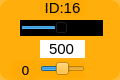
    <widget class="QWidget" name="widget_id1_16" native="true">
     <property name="geometry">
      <rect>
       <x>260</x>
       <y>30</y>
       <width>120</width>
       <height>80</height>
      </rect>
     </property>
     <property name="styleSheet">
      <string notr="true">background-color: rgb(255, 170, 0, 200);
border-radius:10px;</string>
     </property>
     <widget class="QLabel" name="label_ID1_17">
      <property name="geometry">
       <rect>
        <x>40</x>
        <y>0</y>
        <width>45</width>
        <height>16</height>
       </rect>
      </property>
      <property name="minimumSize">
       <size>
        <width>0</width>
        <height>10</height>
       </size>
      </property>
      <property name="font">
       <font>
        <family>Arial</family>
        <pointsize>11</pointsize>
       </font>
      </property>
      <property name="styleSheet">
       <string notr="true">background-color: rgb(255, 255, 255， 0);
border-radius:0px;</string>
      </property>
      <property name="text">
       <string>ID:16</string>
      </property>
      <property name="alignment">
       <set>Qt::AlignCenter</set>
      </property>
     </widget>
     <widget class="QSlider" name="horizontalSlider_pulse_id16">
      <property name="geometry">
       <rect>
        <x>20</x>
        <y>20</y>
        <width>83</width>
        <height>16</height>
       </rect>
      </property>
      <property name="autoFillBackground">
       <bool>false</bool>
      </property>
      <property name="styleSheet">
       <string notr="true">background-color: rgb(0, 0, 0);
border-radius:0px;</string>
      </property>
      <property name="minimum">
       <number>0</number>
      </property>
      <property name="maximum">
       <number>1000</number>
      </property>
      <property name="pageStep">
       <number>1</number>
      </property>
      <property name="value">
       <number>500</number>
      </property>
      <property name="orientation">
       <enum>Qt::Horizontal</enum>
      </property>
     </widget>
     <widget class="QSlider" name="horizontalSlider_dev_id16">
      <property name="geometry">
       <rect>
        <x>40</x>
        <y>60</y>
        <width>45</width>
        <height>18</height>
       </rect>
      </property>
      <property name="styleSheet">
       <string notr="true">background-color: rgb(255, 255, 255， 0);</string>
      </property>
      <property name="minimum">
       <number>-125</number>
      </property>
      <property name="maximum">
       <number>125</number>
      </property>
      <property name="pageStep">
       <number>1</number>
      </property>
      <property name="orientation">
       <enum>Qt::Horizontal</enum>
      </property>
     </widget>
     <widget class="QLabel" name="label_id16">
      <property name="geometry">
       <rect>
        <x>10</x>
        <y>60</y>
        <width>31</width>
        <height>20</height>
       </rect>
      </property>
      <property name="minimumSize">
       <size>
        <width>0</width>
        <height>10</height>
       </size>
      </property>
      <property name="font">
       <font>
        <family>DejaVu Sans</family>
        <pointsize>10</pointsize>
       </font>
      </property>
      <property name="styleSheet">
       <string notr="true">background-color: rgb(255, 255, 255， 0);</string>
      </property>
      <property name="text">
       <string>0</string>
      </property>
      <property name="alignment">
       <set>Qt::AlignCenter</set>
      </property>
     </widget>
     <widget class="QLineEdit" name="lineEdit_id16">
      <property name="geometry">
       <rect>
        <x>40</x>
        <y>40</y>
        <width>45</width>
        <height>18</height>
       </rect>
      </property>
      <property name="sizePolicy">
       <sizepolicy hsizetype="Fixed" vsizetype="Fixed">
        <horstretch>0</horstretch>
        <verstretch>0</verstretch>
       </sizepolicy>
      </property>
      <property name="font">
       <font>
        <family>Arial</family>
        <pointsize>11</pointsize>
       </font>
      </property>
      <property name="autoFillBackground">
       <bool>false</bool>
      </property>
      <property name="styleSheet">
       <string notr="true">background-color: rgb(255, 255, 255);
border-radius:0px;</string>
      </property>
      <property name="text">
       <string>500</string>
      </property>
      <property name="maxLength">
       <number>1000</number>
      </property>
      <property name="alignment">
       <set>Qt::AlignCenter</set>
      </property>
      <property name="dragEnabled">
       <bool>false</bool>
      </property>
      <property name="readOnly">
       <bool>false</bool>
      </property>
     </widget>
    </widget>
